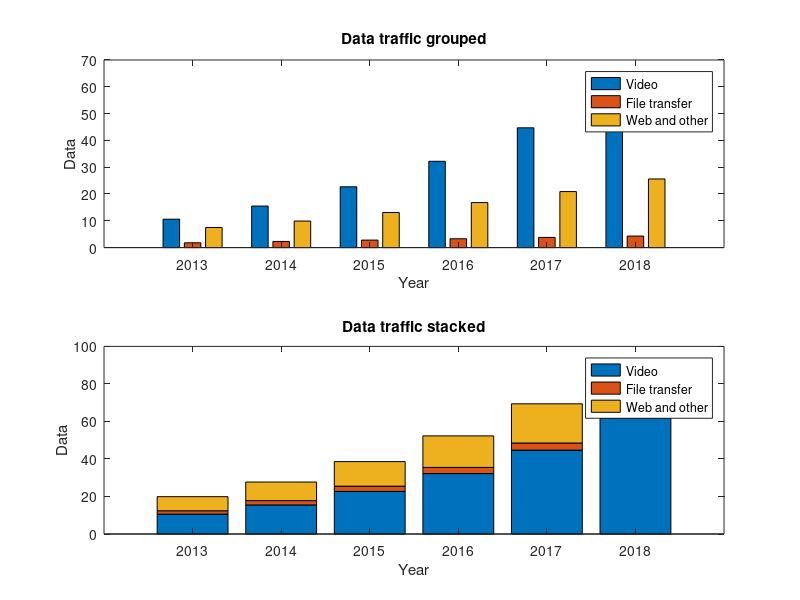

This figure's MATLAB source:
clear;
close all;
load datatraffic;

%we need a subplot with 2x1 matrix, hence 2,1 then last is plotnumber
%Create a subplot for the picture above with grouped bar
subplot(2,1,1);
bar(years, traffic, 'grouped'); %string grouped defines usage of grouped function
xlabel('Year');
ylabel('Data');
title('Data traffic grouped');
legend('Video', 'File transfer', 'Web and other');

%Create a subplot for the picture above with stacked bar
subplot(2,1,2)
bar(years, traffic, 'stacked'); %string grouped defines usage of stacked function
xlabel('Year');
ylabel('Data');
title('Data traffic stacked');
legend('Video', 'File transfer', 'Web and other');

